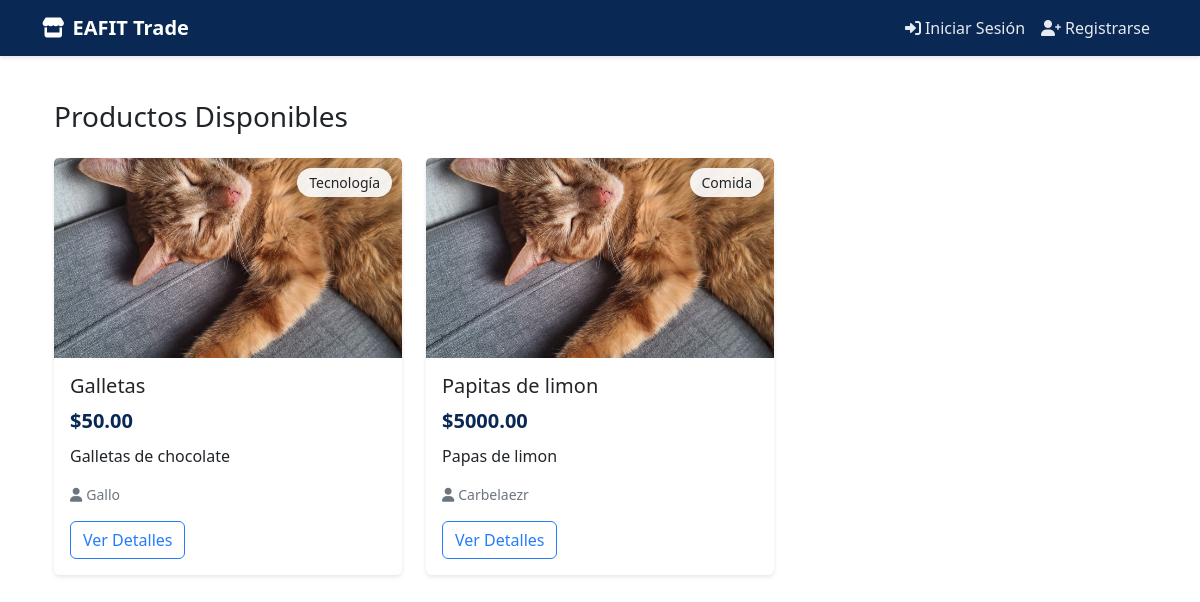
/, run on an earlier commit of the app's database.
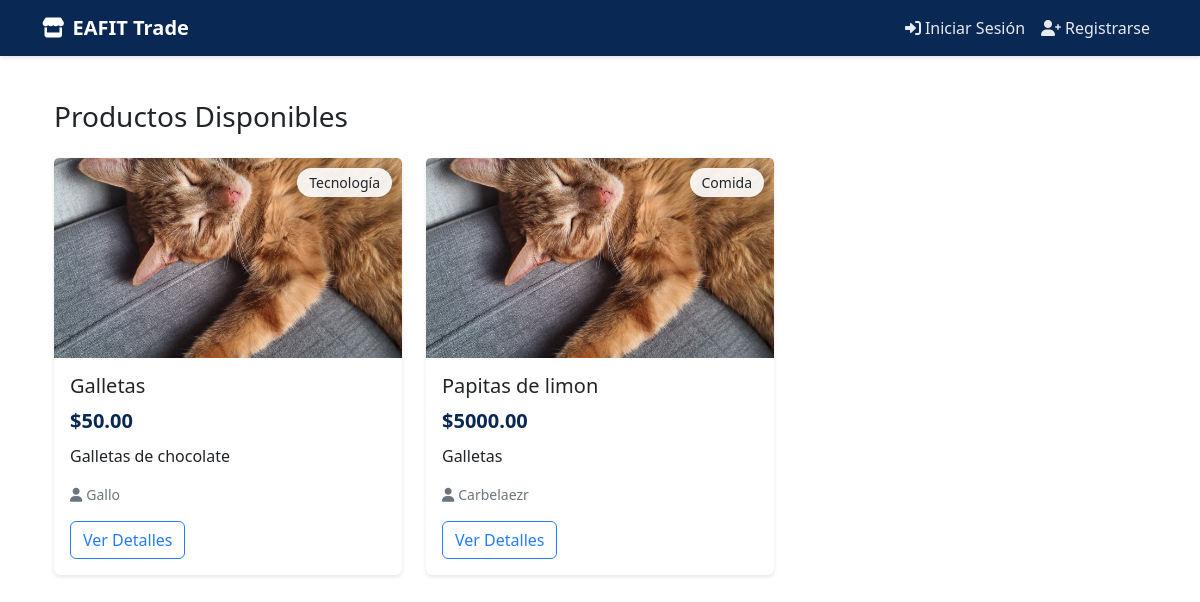
And on a later commit of the database.
### products/models.py (models this page shows, shortened)
class Product(models.Model):
    PAYMENT_CHOICES = [
        ('Efectivo', 'Efectivo'),
        ('Transferencia', 'Transferencia'),
    ]
    CATEGORY_CHOICES = [
        ('Comida', 'Comida'),
        ('Ropa', 'Ropa'),
        ('Tecnología', 'Tecnología'),
        ('Libros', 'Libros'),
        ('Otros', 'Otros'),
    ]
    CONDITION_CHOICES = [
        ('Nuevo', 'Nuevo'),
        ('Usado', 'Usado'),
        ('Buen estado', 'Buen estado'),
    ]
    ACCOUNT_TYPE_CHOICES = [
        ('Nequi', 'Nequi'),
        ('Bancolombia', 'Bancolombia'),
    ]
    name = models.CharField(
        max_length=255,
        verbose_name='Nombre',
        help_text='Nombre del producto'
    )
    category = models.CharField(
        max_length=50,
        choices=CATEGORY_CHOICES,
        verbose_name='Categoría'
    )
    description = models.TextField(
        verbose_name='Descripción',
        help_text='Describe tu producto detalladamente'
    )
    quantity = models.PositiveIntegerField(
        validators=[MinValueValidator(1)],
        verbose_name='Cantidad',
        help_text='Debe ser mayor a 0'
    )
    price = models.DecimalField(
        max_digits=10,
        decimal_places=2,
        validators=[MinValueValidator(0.01)],
        verbose_name='Precio',
        help_text='Precio en pesos colombianos'
    )
    published_at = models.DateTimeField(
        default=timezone.now,
        verbose_name='Fecha de publicación'
    )
    condition = models.CharField(
        max_length=50,
        choices=CONDITION_CHOICES,
        verbose_name='Estado'
    )
    location = models.CharField(
        max_length=255,
        blank=True,
        null=True,
        verbose_name='Ubicación',
        help_text='Lugar de entrega en el campus'
    )
    image = models.ImageField(
        upload_to='products/',
        verbose_name='Imagen',
        help_text='Imagen del producto'
    )
    seller = models.ForeignKey(
        User,
        on_delete=models.CASCADE,
        verbose_name='Vendedor',
        related_name='products'
    )
    payment_method = models.CharField(
        max_length=20,
        choices=PAYMENT_CHOICES,
        verbose_name='Método de pago'
    )
    account_number = models.CharField(
        max_length=50,
        blank=True,
        null=True,
        verbose_name='Número de cuenta',
        validators=[
            RegexValidator(
                regex=r'^\d{10,20}$',
                message='Ingrese un número de cuenta válido'
            )
        ]
    )
    account_type = models.CharField(
        max_length=50,
        choices=ACCOUNT_TYPE_CHOICES,
        blank=True,
        null=True,
        verbose_name='Tipo de cuenta'
    )
    qr_code = models.ImageField(
        upload_to='qr_codes/',
        blank=True,
        null=True,
        verbose_name='Código QR'
    )
    available = models.BooleanField(
        default=True,
        verbose_name='Disponible'
    )
    tags = models.CharField(
        max_length=255,
        blank=True,
        verbose_name='Etiquetas',
        help_text='Separa las etiquetas con comas'
    )
    class Meta:
        verbose_name = 'Producto'
        verbose_name_plural = 'Productos'
        ordering = ['-published_at']
        indexes = [
            models.Index(fields=['name']),
            models.Index(fields=['category']),
            models.Index(fields=['available']),
        ]

### products/views.py (the view)
# urls.py: 2. Add a URL to urlpatterns:  path('', views.home, name='home')
def home(request):
    products = Product.objects.filter(available=True).order_by('-published_at')
    user_favorites = []
    if request.user.is_authenticated:
        user_favorites = Favorite.objects.filter(user=request.user).values_list('product_id', flat=True)
    context = {
        'products': products,
        'user_favorites': user_favorites,
    }
    return render(request, 'products/home.html', context)

### products/templates/products/home.html (shortened to what this page needs)
{% extends 'products/base.html' %}
{% block content %}
<div class="container py-4">
    <div class="row mb-4 align-items-center">
        <div class="col-md-6">
            <h1 class="h3 mb-0">Productos Disponibles</h1>
        </div>
    </div>
    <div class="row g-4">
        {% for product in products %}
        <div class="col-12 col-md-6 col-lg-4">
            <div class="card product-card">
                <div class="position-relative">
                    {% if product.image %}
                    <img src="{{ product.image.url }}" class="card-img-top product-image" alt="{{ product.name }}">
                    {% endif %}
                    <span class="category-badge">{{ product.get_category_display }}</span>
                </div>
                <div class="card-body">
                    <h5 class="card-title">{{ product.name }}</h5>
                    <p class="price mb-2">${{ product.price }}</p>
                    <p class="card-text text-truncate">{{ product.description }}</p>
                    <p class="seller-info mb-3">
                        <i class="fas fa-user me-1"></i>{{ product.seller.username }}
                    </p>
                    <div class="product-actions d-flex justify-content-between align-items-center">
                        <a href="{% url 'product_detail' product.id %}" class="btn btn-outline-primary">
                            Ver Detalles
                        </a>
                    </div>
                </div>
            </div>
        </div>
        {% empty %}
        <div class="col-12 text-center py-5">
            <i class="fas fa-box-open fa-3x mb-3 text-secondary"></i>
            <h3>No hay productos disponibles</h3>
            <p class="text-muted">Sé el primero en publicar un producto</p>
        </div>
        {% endfor %}
    </div>
</div>
{% endblock %}

What changed in the data, as far as the page shows it:
changed Product "Papitas de limon": description "Papas de limon" → "Galletas"
